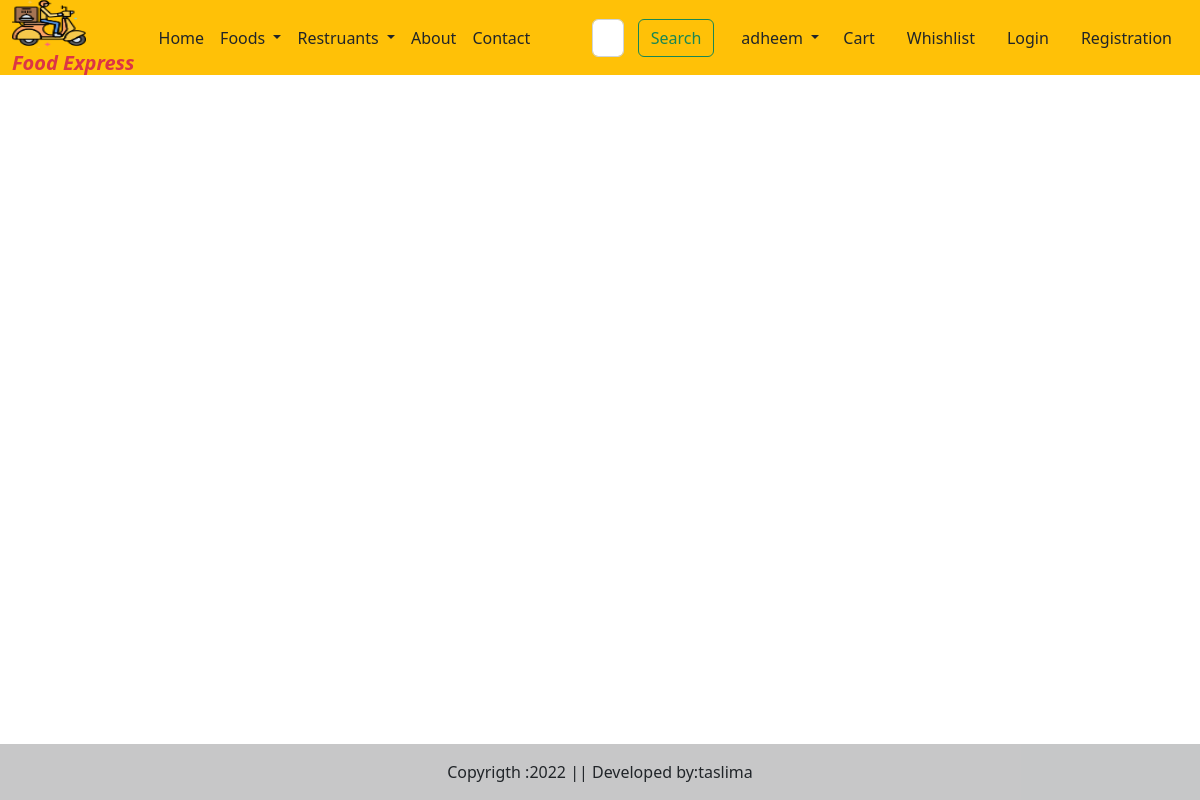
Page /address (signed in) on the earlier database version.
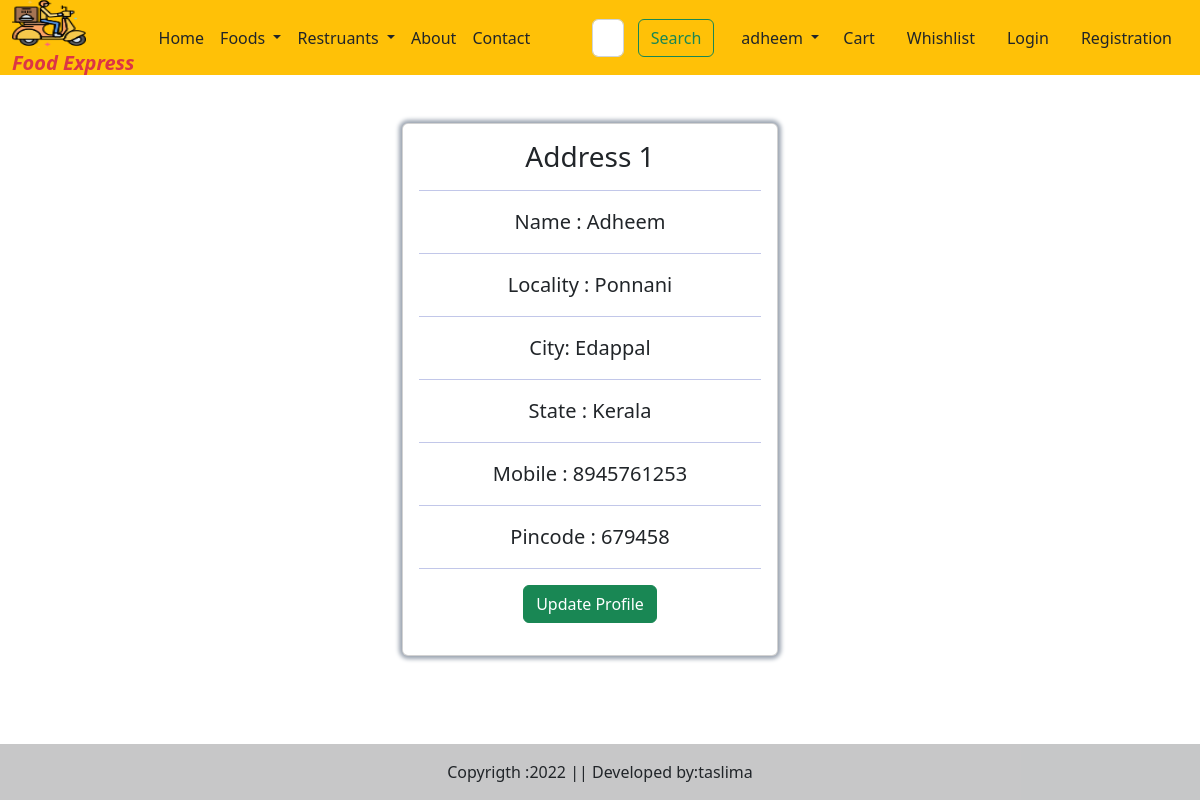
Same page on the later database version.
### myapp/models.py (models this page shows, shortened)
class Customer(models.Model):
    STATE_CHOICES=(("Select State","Select State"),
        ("Andhra Pradesh","Andhra Pradesh"),
                       ("Arunachal Pradesh ","Arunachal Pradesh "),
                       ("Assam","Assam"),
                       ("Bihar","Bihar"),
                       ("Chhattisgarh","Chhattisgarh"),
                       ("Goa","Goa"),
                        ("Gujarat","Gujarat"),
                       ("Haryana","Haryana"),
                       ("Himachal Pradesh","Himachal Pradesh"),
                       ("Jammu and Kashmir ","Jammu and Kashmir "),
                       ("Jharkhand","Jharkhand"),
                       ("Karnataka","Karnataka"),
                       ("Kerala","Kerala"),
                       ("Madhya Pradesh","Madhya Pradesh"),
                       ("Maharashtra","Maharashtra"),
                       ("Manipur","Manipur"),
                       ("Meghalaya","Meghalaya"),
                       ("Mizoram","Mizoram"),
                       ("Nagaland","Nagaland"),
                       ("Odisha","Odisha"),
                       ("Punjab","Punjab"),
                       ("Rajasthan","Rajasthan"),
                       ("Sikkim","Sikkim"),
                       ("Tamil Nadu","Tamil Nadu"),
                       ("Telangana","Telangana"),
                       ("Tripura","Tripura"),
                       ("Uttar Pradesh","Uttar Pradesh"),
                       ("Uttarakhand","Uttarakhand"),
                       ("West Bengal","West Bengal"),
                       ("Andaman and Nicobar Islands","Andaman and Nicobar Islands"),
                       ("Chandigarh","Chandigarh"),
                       ("Dadra and Nagar Haveli","Dadra and Nagar Haveli"),
                       ("Daman and Diu","Daman and Diu"),
                       ("Lakshadweep","Lakshadweep"),
                       ("National Capital Territory of Delhi","National Capital Territory of Delhi"),
                       ("Puducherry","Puducherry"))
    user=models.ForeignKey(User, on_delete=models.CASCADE)
    name=models.CharField(max_length=200)
    locality=models.CharField(max_length=200)
    city=models.CharField(max_length=50)
    mobile=models.CharField(max_length=10)
    pincode=models.CharField(max_length=6)
    state=models.CharField(choices=STATE_CHOICES,max_length=100,default="Select state")

### myapp/views.py (the view)
# urls.py: path('address',views.Address,name='address'),
def Address(request):
    address=Customer.objects.filter(user=request.user)
    return render(request,'address.html',locals())

### myapp/templates/address.html (shortened to what this page needs)
{% extends 'base.html' %}
{% load static %}
{% block main-content %}
<div class="container py-5">
    <div class="row" >
        {% for add in address %}
        <div class="col-lg-8">
            <div class="card mb-4">
              <div class="card-body">
                <div class="row">
                  <div class="col-sm-3">
                    <h3>Address {{forloop.counter}}</h3>
                    <hr>
                    <p class="mb-0">Name : {{add.name}}</p>    <hr>
                    <p class="mb-0">Locality : {{add.locality}}</p>    <hr>
                    <p class="mb-0">City: {{add.city}}</p>    <hr>
                    <p class="mb-0">State : {{add.state}}</p>    <hr>
                    <p class="mb-0">Mobile : {{add.mobile}}</p>    <hr>
                    <p class="mb-0">Pincode : {{add.pincode}}</p>    <hr>
                    <p class="text-center"><a href="{% url 'update_address' pk=add.id %}" type="button" class="btn btn-success">Update Profile</a></p>
                    </div>
                </div>
            </div>
        </div>
        </div>
        </div>
        {% endfor %}
    </div>
</div>
{% endblock main-content %}

### myapp/templates/base.html (shortened to what this page needs)
<!DOCTYPE html>
{% load static %}
<html lang="en">
<head>
    <link href="https://cdn.jsdelivr.net/npm/bootstrap@5.2.3/dist/css/bootstrap.min.css" rel="stylesheet">
    <link rel="stylesheet" href="{% static 'css/owl.carousel.min.css' %}">
    <link rel="stylesheet" href="{% static 'css/all.min.css' %}">
    <link rel="stylesheet" href="{% static 'css/style.css' %}">
</head>
<body>
    <nav class="navbar navbar-expand-lg bg-warning ">
        <div class="container-fluid">
          <a class="navbar-brand" href="#">
            <img src="{% static '/images/logo.png' %}" width="70" height="50"><br>
           <span class="text-danger lh-1 fs-8 text fst-italic fw-bold" > Food Express</span>
          </a>
          <div class="collapse navbar-collapse" id="navbarSupportedContent">
            <ul class="navbar-nav me-auto mb-2 mb-lg-0">
              <li class="nav-item">
                <a class="nav-link text-dark active" aria-current="page" href="/">Home</a>
              </li>
              <li class="nav-item dropdown">
                <a class="nav-link dropdown-toggle text-dark" href="#" role="button" data-bs-toggle="dropdown" aria-expanded="false">
               Foods
                </a>
              </li>
              <li class="nav-item dropdown">
                <a class="nav-link dropdown-toggle text-dark" href="#" role="button" data-bs-toggle="dropdown" aria-expanded="false">
               Restruants
                </a>
              </li>
              <li class="nav-item">
                <a class="nav-link text-dark" href="{% url 'about' %}">About</a>
              </li>
              <li class="nav-item">
                <a class="nav-link text-dark" href="{% url 'contact' %}">Contact</a>
              </li>
            </ul>
            <form class="d-flex" role="search">
              <input class="form-control me-2" type="search" placeholder="Search" aria-label="Search">
              <button class="btn btn-outline-success" type="submit">Search</button>
            </form>
          </div>
          <ul class="navbar-nav me-auto mb-2 mb-lg-0">
            <li class="nav-item dropdown">
              <a class="nav-link dropdown-toggle text-dark" id="profileDropdown" href="#" role="button" data-bs-toggle="dropdown" aria-expanded="false">
          {{request.user}}
              </a>
            </li>
            <li class="nav-item mx-2">
              <a href="{% url 'cart'  %}" class="nav-link text-dark">Cart</a>
            </li>
            <li class="nav-item mx-2">
              <a href="#" class="nav-link text-dark">Whishlist</a>
            </li>
            <li class="nav-item mx-2">
              <a href="{% url 'login' %}" class="nav-link text-dark">Login</a>
            </li>
            <li class="nav-item mx-2">
              <a href="{% url 'customer-registration' %}" class="nav-link text-dark">Registration</a>
            </li>
          </ul>
        </div>
      </nav>
 {% block main-content %}{% endblock main-content %}
 <br>
 <br>
 <footer  class="bg-light text-center text-lg-start fixed-bottom" >
  <div class="text-center p-3" style="background-color: rgba(0, 0, 0, 0.2);">
    Copyrigth :2022 || Developed by:taslima
  </div>
 </footer>
</body>
</html>

### myapp/static/css/style.css (style rules this page uses)
img, svg { vertical-align: middle; width: 60%; }
button, input, optgroup, select, textarea { margin: 19px; font-family: inherit; font-size: inherit; line-height: inherit; margin-left: 54px; padding: 8px; border-radius: 6px; flex-flow: wrap; }

### myapp/templates/base.html (style rules this page uses)
.bg-warning { height: 75px; }
.me-2 { margin-right: -2.5rem!important; }

### myapp/templates/address.html (style rules this page uses)
.col-sm-3 { text-align: center; width: 100%; }
.mb-0 { font-size: 20px; }
.mb-4 { margin-left: 22.5rem; box-shadow: 0 0 4px 3px #9ba4b1; }
hr { color: #0e22a7; }

Differences in the rows shown:
added Customer: name "Adheem", locality "Ponnani", city "Edappal", state "Kerala", mobile "8945761253", pincode "679458"
